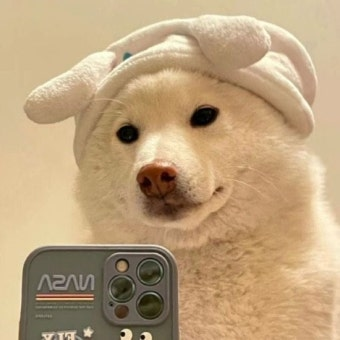
#> input picture img/img.jpg, 340 x 340 px
$ jupyter execute 251017.ipynb
#> lines starting #> are read from the running program, lines starting #| are printed output that depends on the picture
[cell 1]
import cv2

image = cv2.imread(r"img/img.jpg", cv2.IMREAD_COLOR)
#> image is the input picture: shape (340, 340, 3); mean B, G, R 124.6, 161.2, 188.4
if image is None:
    raise Exception("영상파일 읽기 오류")

x_axis = cv2.flip(image,0)
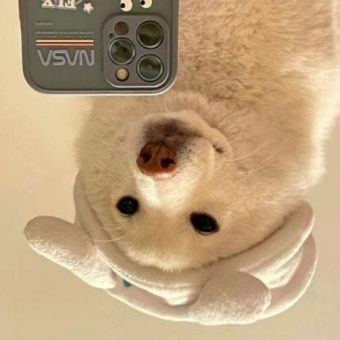
#> x_axis: shape (340, 340, 3); mean B, G, R 124.6, 161.2, 188.4
y_axis = cv2.flip(image,1)
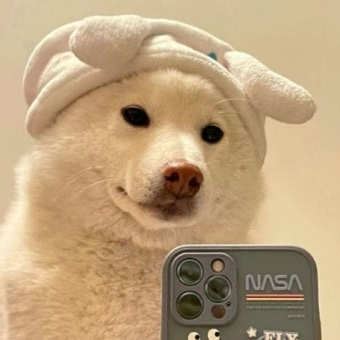
#> y_axis: shape (340, 340, 3); mean B, G, R 124.6, 161.2, 188.4
xy_axis = cv2.flip(image,-1)
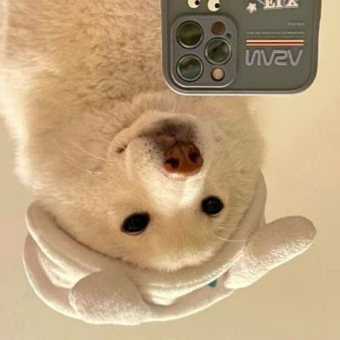
#> xy_axis: shape (340, 340, 3); mean B, G, R 124.6, 161.2, 188.4
rep_image = cv2.repeat(image,1,2)
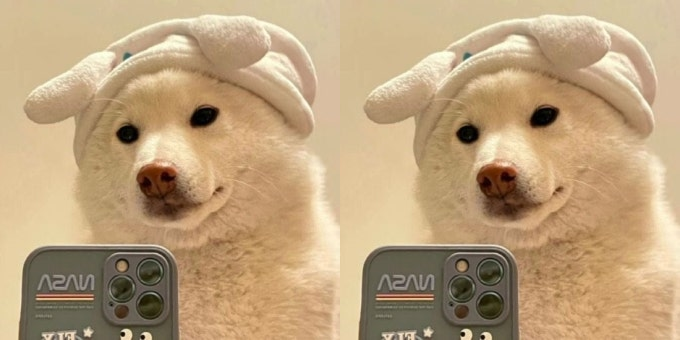
#> rep_image: shape (340, 680, 3); mean B, G, R 124.6, 161.2, 188.4
trans_image = cv2.transpose(image)
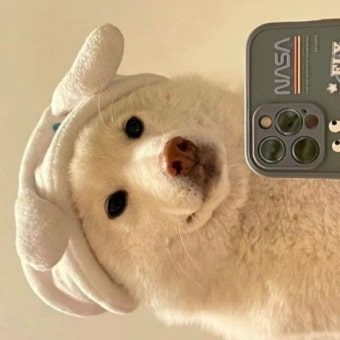
#> trans_image: shape (340, 340, 3); mean B, G, R 124.6, 161.2, 188.4

titles = ['image','x_axis', 'y_axis', 'xy_axis', 'rep_image', 'trans_image']
for title in titles:
    cv2.imshow(title, eval(title))
cv2.waitKey(0)

[cell 2]
import numpy as np
import cv2

ch0 = np.zeros((2,4), np.uint8)+10
ch1 = np.ones((2,4), np.uint8)*20
ch2 = np.full((2,4), 30, np.uint8)

list_bgr = [ch0, ch1, ch2]
merge_bgr = cv2.merge(list_bgr)
split_bgr = cv2.split(merge_bgr)

print(f"split_bgr 행렬 형태 : {np.array(split_bgr).shape}")
print(f"merge_bgr 행렬 형태 : {merge_bgr.shape}")
print(f"[ch0] = {ch0}")
print(f"[ch1] = {ch1}")
print(f"[ch2] = {ch2}")
print(f"[merge_bgr] = {merge_bgr}")

print(f"[split_bgr[0]] = {split_bgr[0]}")
print(f"[split_bgr[1]] = {split_bgr[1]}")
print(f"[split_bgr[2]] = {split_bgr[2]}")

[cell 3]
import numpy as np, cv2

m1 = np.full((3,6), 10, np.uint8)
m2 = np.full((3,6), 50, np.uint8)
m_mask = np.zeros(m1.shape, np.uint8)
m_mask[:,3:] = 1

m_add1 = cv2.add(m1,m2)
m_add2 = cv2.add(m1,m2, mask=m_mask)

m_div1 = cv2.divide(m1,m2)
m1 = m1.astype(np.float32)
m2 = np.float32(m2)
m_div2 = cv2.divide(m1,m2)

titles = ['m1','m2', 'm_mask', 'm_add1', 'm_add2', 'm_div1', 'm_div2']
for title in titles:
    print(f"[{title}] = {eval(title)}")
